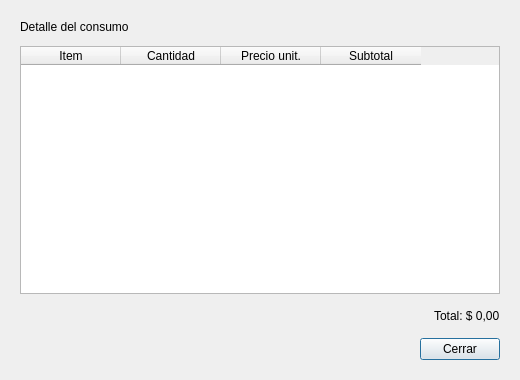
<?xml version="1.0" encoding="UTF-8"?>
<ui version="4.0">
 <class>DialogoDetalleConsumo</class>
 <widget class="QDialog" name="DialogoDetalleConsumo">
  <property name="geometry">
   <rect>
    <x>0</x>
    <y>0</y>
    <width>520</width>
    <height>380</height>
   </rect>
  </property>
  <property name="windowTitle">
   <string>Detalle del consumo</string>
  </property>
  <property name="modal">
   <bool>true</bool>
  </property>
  <layout class="QVBoxLayout" name="layout_principal">
   <property name="spacing">
    <number>12</number>
   </property>
   <property name="leftMargin">
    <number>20</number>
   </property>
   <property name="topMargin">
    <number>20</number>
   </property>
   <property name="rightMargin">
    <number>20</number>
   </property>
   <property name="bottomMargin">
    <number>20</number>
   </property>
   <item>
    <widget class="QLabel" name="label_titulo">
     <property name="text">
      <string>Detalle del consumo</string>
     </property>
    </widget>
   </item>
   <item>
    <widget class="QTableWidget" name="tableWidget_detalle">
     <property name="alternatingRowColors">
      <bool>true</bool>
     </property>
     <property name="selectionMode">
      <enum>QAbstractItemView::NoSelection</enum>
     </property>
     <property name="editTriggers">
      <set>QAbstractItemView::NoEditTriggers</set>
     </property>
     <column>
      <property name="text">
       <string>Item</string>
      </property>
     </column>
     <column>
      <property name="text">
       <string>Cantidad</string>
      </property>
     </column>
     <column>
      <property name="text">
       <string>Precio unit.</string>
      </property>
     </column>
     <column>
      <property name="text">
       <string>Subtotal</string>
      </property>
     </column>
    </widget>
   </item>
   <item>
    <layout class="QHBoxLayout" name="layout_pie">
     <item>
      <spacer name="espaciador_pie">
       <property name="orientation">
        <enum>Qt::Horizontal</enum>
       </property>
       <property name="sizeHint" stdset="0">
        <size>
         <width>40</width>
         <height>20</height>
        </size>
       </property>
      </spacer>
     </item>
     <item>
      <widget class="QLabel" name="label_total">
       <property name="text">
        <string>Total: $ 0,00</string>
       </property>
      </widget>
     </item>
    </layout>
   </item>
   <item>
    <layout class="QHBoxLayout" name="layout_botones">
     <item>
      <spacer name="espaciador_botones">
       <property name="orientation">
        <enum>Qt::Horizontal</enum>
       </property>
       <property name="sizeHint" stdset="0">
        <size>
         <width>40</width>
         <height>20</height>
        </size>
       </property>
      </spacer>
     </item>
     <item>
      <widget class="QPushButton" name="pushButton_volver">
       <property name="text">
        <string>Cerrar</string>
       </property>
      </widget>
     </item>
    </layout>
   </item>
  </layout>
 </widget>
 <resources/>
 <connections/>
</ui>
